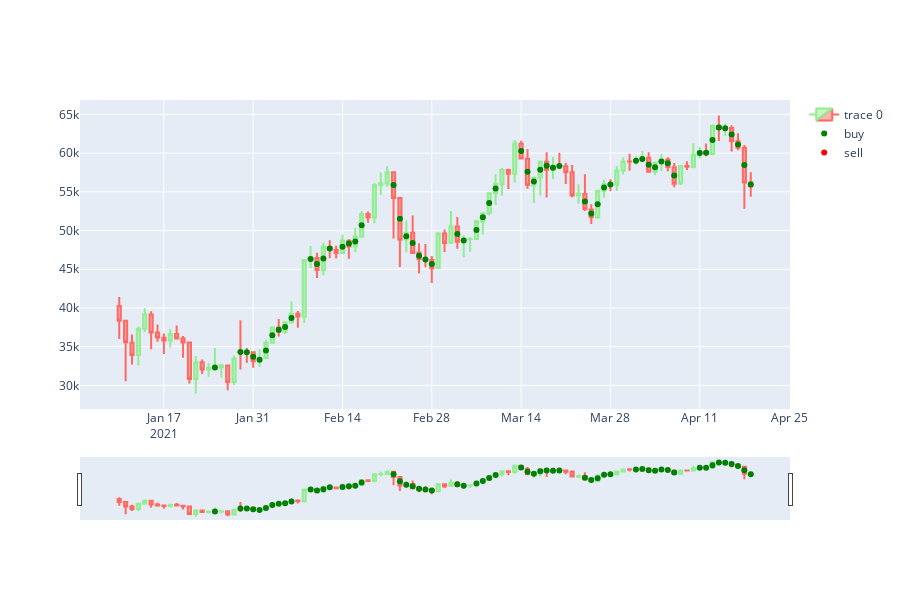

The code cell stored with this chart in its notebook:
### Code cell
experiment_num = 1
RESULTS_PATH = f'Results/WindowSize/{model_kind}/'

import os
if not os.path.exists(RESULTS_PATH):
    os.makedirs(RESULTS_PATH)

while os.path.exists(f'{RESULTS_PATH}{DATASET_NAME};{model_kind};actions({experiment_num}).svg'):
    experiment_num += 1

fig_file = f'{RESULTS_PATH}{DATASET_NAME};{model_kind};actions({experiment_num}).svg'

scope = PlotlyScope()

df1 = data_loader.data_test_with_date[begin:end]
actionlist = list(data_test.data[data_test.action_name][begin:end])
df1[data_test.action_name] = actionlist

buy = df1.copy()
sell = df1.copy()
none = df1.copy()

# buy['action'] = [(c + o)/2 if a == 0 else None for a, o, c in zip(df2.action, df1.open, df1.close)]
# sell['action'] = [(c + o)/2 if a == 2 else None for a, o, c in zip(df2.action, df1.open, df1.close)]
# none['action'] = [(c + o)/2 if a == 1 else None for a, o, c in zip(df2.action, df1.open, df1.close)]

buy['action'] = [(c + o)/2 if a == 'buy' else None for a, o, c in zip(df1[data_test.action_name], df1.open, df1.close)]
sell['action'] = [(c + o)/2 if a == 'sell' else None for a, o, c in zip(df1[data_test.action_name], df1.open, df1.close)]
none['action'] = [(c + o)/2 if a == 'None' else None for a, o, c in zip(df1[data_test.action_name], df1.open, df1.close)]


data=[go.Candlestick(x=df1.index,
                open=df1['open'],
                high=df1['high'],
                low=df1['low'],
                close=df1['close'], increasing_line_color= 'lightgreen', decreasing_line_color= '#ff6961'),
     go.Scatter(x=df1.index, y=buy.action, mode = 'markers', 
                marker=dict(color='green', colorscale='Viridis'), name="buy"),
     go.Scatter(x=df1.index, y=sell.action, mode = 'markers', 
                marker=dict(color='red', colorscale='Viridis'), name="sell")]

layout = go.Layout(
    autosize=False,
    width=900,
    height=600)


figSignal = go.Figure(data=data, layout=layout)
figSignal.show()
# with open(fig_file, "wb") as f:
#     f.write(scope.transform(figSignal, format="svg"))
